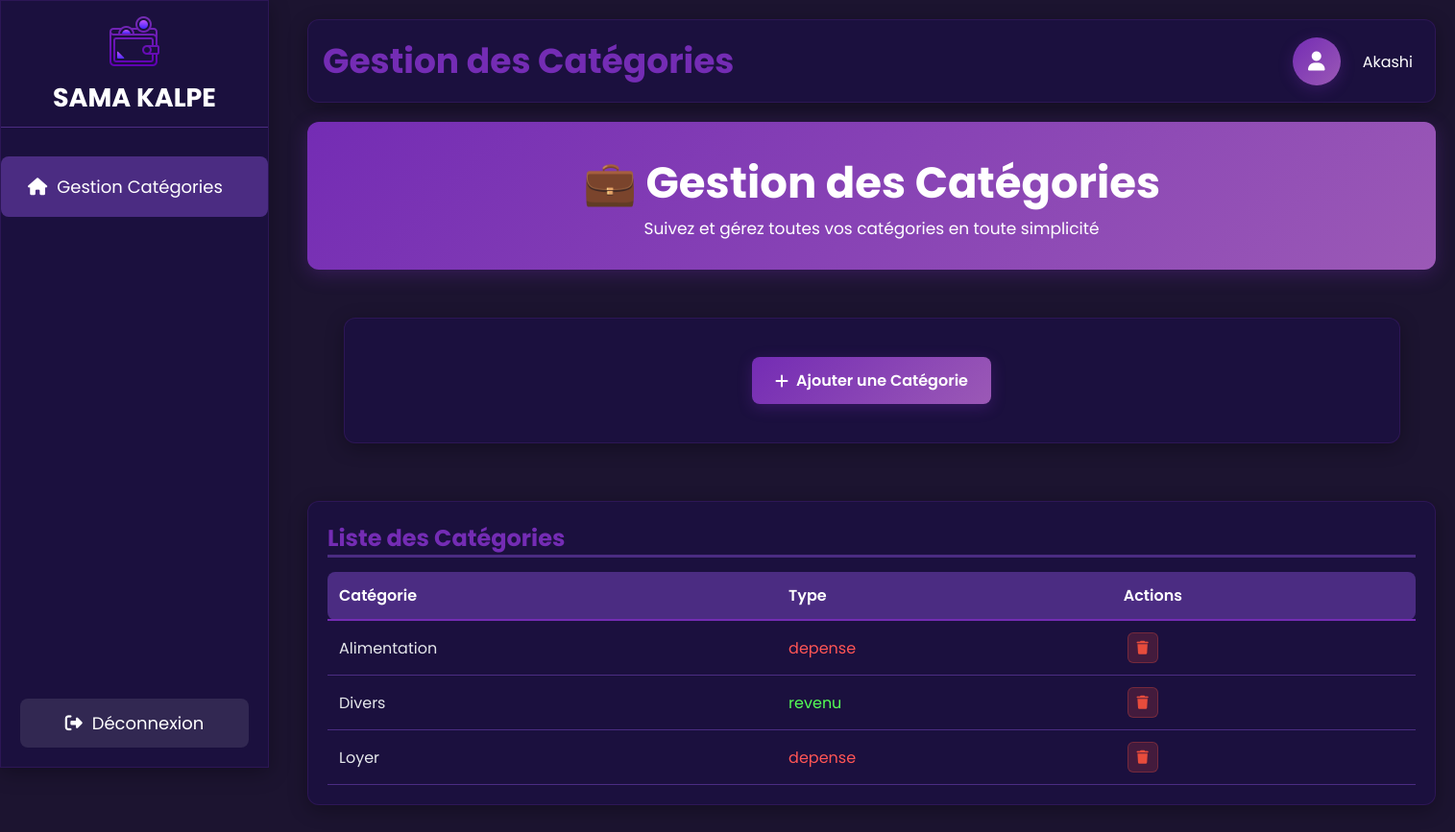
Page /gestion_categorie.php (signed in) on the earlier database version.
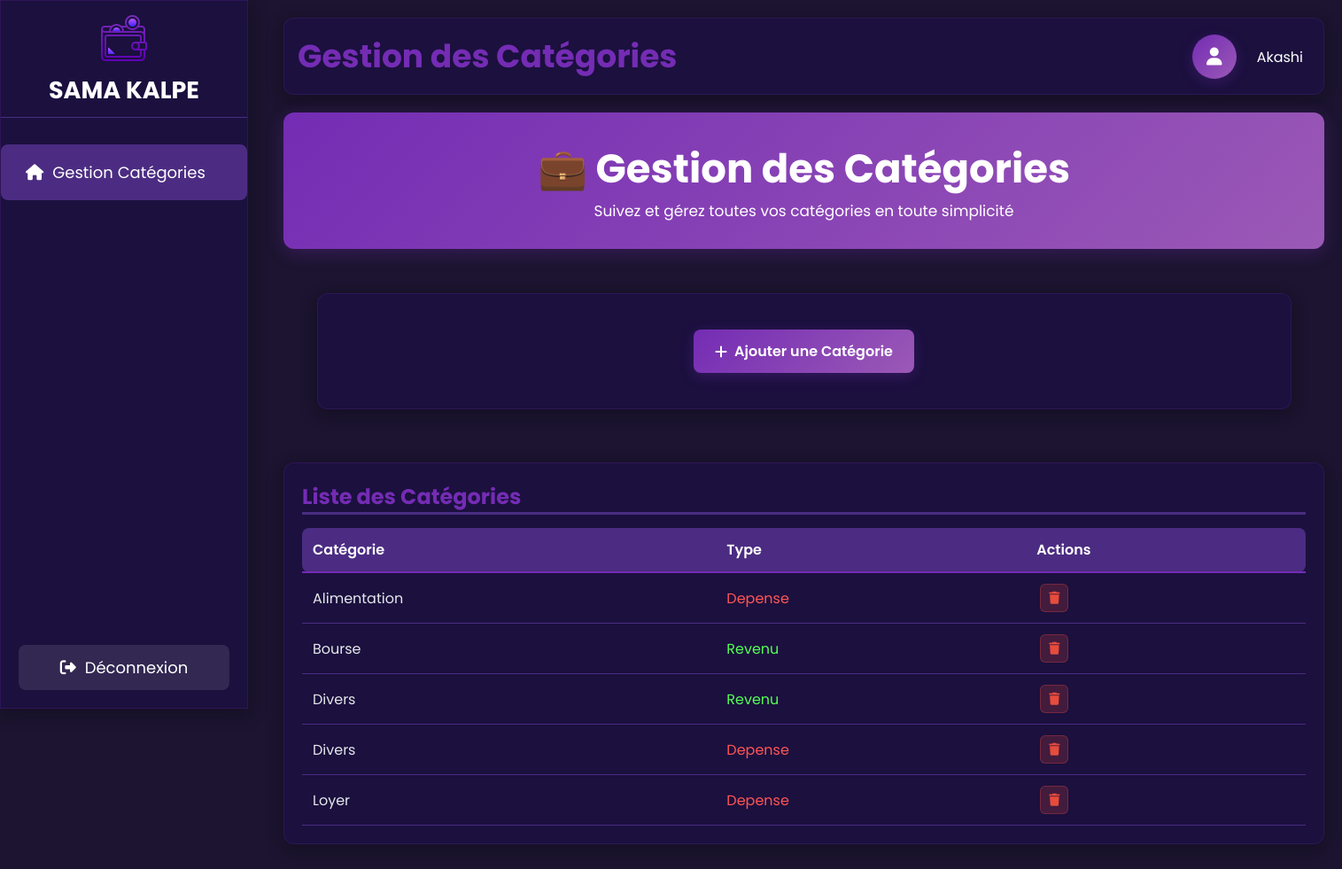
Same page on the later database version.
### tables this page shows
CREATE TABLE IF NOT EXISTS `utilisateur` (
  `ID_UTILISATEUR` int NOT NULL AUTO_INCREMENT,
  `ID_ROLE` int NOT NULL,
  `NOM_UTILISATEUR` varchar(255) DEFAULT NULL,
  `PRENOM` varchar(255) DEFAULT NULL,
  `EMAIL` varchar(255) DEFAULT NULL,
  `MOT_DE_PASSE` varchar(255) DEFAULT NULL,
  `CODE` int DEFAULT NULL,
  `FLAG_REINITIALISATION` tinyint(1) DEFAULT '0',
  PRIMARY KEY (`ID_UTILISATEUR`),
  KEY `ID_ROLE` (`ID_ROLE`)
);

CREATE TABLE IF NOT EXISTS `categorie` (
  `ID_CATEGORIE` int NOT NULL AUTO_INCREMENT,
  `ID_TYPE` int NOT NULL,
  `NOM_CATEGORIE` varchar(255) DEFAULT NULL,
  PRIMARY KEY (`ID_CATEGORIE`),
  KEY `ID_TYPE` (`ID_TYPE`)
);

CREATE TABLE IF NOT EXISTS `type` (
  `ID_TYPE` int NOT NULL AUTO_INCREMENT,
  `NOM_TYPE` varchar(255) NOT NULL,
  PRIMARY KEY (`ID_TYPE`)
);

### gestion_categorie.php (the view, shortened to what this page needs)
<?php
require_once __DIR__ . '/config/config.php';
$userId = $_SESSION['id'] ?? null;
$stmt = $mysqlClient->prepare("SELECT NOM_UTILISATEUR, PRENOM FROM utilisateur WHERE ID_UTILISATEUR = ?");
$stmt->execute([$userId]);
$user = $stmt->fetch(PDO::FETCH_ASSOC);
$sql = "
    SELECT
        c.ID_CATEGORIE,
        c.NOM_CATEGORIE,
        t.NOM_TYPE
    FROM categorie c
    JOIN type t ON c.ID_TYPE = t.ID_TYPE
    ORDER BY c.NOM_CATEGORIE
";
$stmt = $mysqlClient->prepare($sql);
$stmt->execute();
$categories = $stmt->fetchAll(PDO::FETCH_ASSOC);
?>
<!DOCTYPE html>
<html lang="fr">
<head>
    <link rel="stylesheet" href="https://cdnjs.cloudflare.com/ajax/libs/font-awesome/6.6.0/css/all.min.css">
    <link rel="stylesheet" href="CSS/accueil.css">
    <link rel="stylesheet" href="CSS/dropdown.css">
    <link rel="stylesheet" href="CSS/sidebar.css">
    <link rel="stylesheet" href="CSS/gestion_categorie.css">
</head>
<body>
<div class="container">
  <aside class="sidebar">
    <div class="titre">
      <a href="accueil.php"><img src="icone/logo.png" alt="logo" class="logo" style="cursor: pointer;"></a>
      <h1>SAMA KALPE</h1>
    </div>
    <ul>
      <li class="active";><a href="gestion_categorie.php" style="text-decoration: none;color:white"><i class="fa-solid fa-house"></i>Gestion Catégories</a></li>
    </ul>
    <div class="sidebar-footer">
      <a href="deconnexion.php" class="logout-sidebar">
        <i class="fa-solid fa-sign-out-alt"></i> Déconnexion
      </a>
    </div>
  </aside>
  <main class="main">
    <header class="header">
      <h1>Gestion des Catégories</h1>
      <div class="user-profile">
        <a href="profil.php" class="profile-btn">
          <i class="fa-solid fa-user"></i>
        </a>
        <div class="user-dropdown">
          <span class="user-name" onclick="toggleDropdown()"><?= htmlspecialchars($user['NOM_UTILISATEUR'] ?? 'Utilisateur') ?></span>
        </div>
      </div>
    </header>
    <section class="introduction">
      <h1>💼 Gestion des Catégories</h1>
      <p>Suivez et gérez toutes vos catégories en toute simplicité</p>
    </section>
    <div class="separator">
    <section style="width:1100px" class="actions-section">
      <div class="btn-container">
        <a href="ajout_categorie.php" class="btn-ajouter">
          <i class="fa-solid fa-plus"></i> Ajouter une Catégorie
        </a>
      </div>
    </section>
    </div>
    <section class="transactions">
      <h2>Liste des Catégories</h2>
      <div id="liste_categories" class="tab-content">
        <table class="transaction">
          <thead>
            <tr>
              <th>Catégorie</th>
              <th>Type</th>
              <th>Actions</th>
            </tr>
          </thead>
          <tbody>
            <?php if (!empty($categories)): ?>
  <?php foreach ($categories as $d): ?>
    <?php
      $type = $d['NOM_TYPE'] ?? '';
      $couleur = '';
      if (strtolower($type) === 'dépense' || strtolower($type) === 'depense') {
          $couleur = 'color: #ff5555';
      } elseif (strtolower($type) === 'revenu') {
          $couleur = 'color: #55ff55;';
      }
    ?>
    <tr>
      <td><?= htmlspecialchars($d['NOM_CATEGORIE'] ?? 'Non défini') ?></td>
      <td style="<?= $couleur ?>"><?= htmlspecialchars($type) ?></td>
      <td>
        <a href="supp_categorie.php?id=<?= (int)($d['ID_CATEGORIE'] ?? 0) ?>" class="btn-icon btn-supprimer" title="Supprimer" onclick="return confirm('Supprimer cette catégorie ?')">
          <i class="fa-solid fa-trash"></i>
        </a>
      </td>
    </tr>
  <?php endforeach; ?>
<?php else: ?>
  <tr>
    <td colspan="3" style="text-align: center; color: #bbb;">Aucune catégorie trouvée.</td>
  </tr>
<?php endif; ?>
          </tbody>
        </table>
      </div>
    </section>
  </main>
</div>
</body>
</html>

### CSS/accueil.css (style rules this page uses)
* { margin: 0; padding: 0; box-sizing: border-box; font-family: 'Poppins', sans-serif; }
body { background-color: #1C1430; color: white; height: 150vh; }
.container { display: grid; grid-template-columns: 300px 1fr; grid-template-areas: "sidebar main"; height: 100vh; }
.sidebar ul li a { display: block; width: 100%; height: 100%; padding: 0; margin: 0; text-decoration: none; }
.main { grid-area: main; display: grid; grid-template-columns: repeat(2, 1fr); grid-template-rows: auto auto auto auto; grid-template-areas: "header header" "introduction introduction" "solde solde" "stats1 stats2" "transactions transactions"; gap: 20px; padding: 20px; margin-left: 0 !important; }
.header { grid-area: header; background: #1b103e; box-shadow: 0 5px 20px rgba(0,0,0,0.3); border: 1px solid rgba(116, 48, 180, 0.2); padding: 15px; border-radius: 12px; font-size: 18px; display: flex; justify-content: space-between; align-items: center; }
.header h1 { color: #742CB4; }
.user-profile { display: flex; align-items: center; gap: 15px; }
.profile-btn { width: 50px; height: 50px; border-radius: 50%; background: linear-gradient(135deg, #742CB4 0%, #9B59B6 100%); border: none; color: white; font-size: 20px; cursor: pointer; box-shadow: 0 4px 15px rgba(116, 44, 180, 0.3); display: flex; align-items: center; justify-content: center; }
.introduction { grid-area: introduction; background: linear-gradient(135deg, #742CB4 0%, #9B59B6 100%); box-shadow: 0 5px 20px rgba(116, 48, 180, 0.3); padding: 30px; display: flex; flex-direction: column; justify-content: center; align-items: center; border-radius: 12px; }
.introduction p { font-size: 17px; }
.introduction h1 { font-size: 45px; }
.transactions { grid-area: transactions; background: #1b103e; box-shadow: 0 5px 20px rgba(0,0,0,0.3); border: 1px solid rgba(116, 48, 180, 0.2); padding: 20px; border-radius: 12px; }
.transactions h2 { margin-bottom: 15px; border-bottom: 3px solid #4b2c82; color: #742CB4; }
.transaction { width: 100%; border-collapse: collapse; margin-top: 15px; }
.transaction th { background: #4b2c82; color: white; padding: 12px; text-align: left; font-weight: 600; border-bottom: 2px solid #742CB4; }
.transaction td { padding: 12px; border-bottom: 1px solid #4b2c82; color: #e5e7eb; }
.transaction th:first-child, .transaction td:first-child { border-radius: 8px 0 0 8px; }
.transaction th:last-child, .transaction td:last-child { border-radius: 0 8px 8px 0; }

### CSS/dropdown.css (style rules this page uses)
.user-dropdown { position: relative; display: inline-block; }
.user-name { cursor: pointer; color: white; font-size: 16px; padding: 4px 8px; border-radius: 4px; transition: background-color 0.3s ease; }

### CSS/sidebar.css (style rules this page uses)
.sidebar { grid-area: sidebar; background: #1b103e; box-shadow: 0 5px 20px rgba(0,0,0,0.3); border: 1px solid rgba(116, 48, 180, 0.2); }
.titre { display: flex; padding: 10px; align-items: center; flex-direction: column; border-bottom: 1px solid #4b2c82; margin-bottom: 30px; }
.sidebar ul { list-style: none; }
.sidebar ul li { padding: 18px; margin-bottom: 20px; margin-left: px; border-radius: 8px; cursor: pointer; transition: 0.3s; }
.sidebar ul li i { margin-right: 10px; margin-left: 10px; }
.sidebar ul li:hover, .sidebar ul li.active { background: #4b2c82; }
.sidebar { position: fixed; top: 0; left: 0; height: 100vh; overflow-y: auto; z-index: 1000; width: 280px; font-size: large; }
.sidebar-footer { position: absolute; bottom: 20px; left: 20px; right: 20px; }
.logout-sidebar { display: flex; align-items: center; justify-content: center; gap: 10px; padding: 12px 16px; background-color: rgba(255, 255, 255, 0.1); color: white; text-decoration: none; border-radius: 8px; transition: background-color 0.3s; width: 100%; box-sizing: border-box; }
.main { padding: 20px; min-height: 100vh; }

Differences in the rows shown:
changed through a linked row, categorie "Alimentation": ID_TYPE.NOM_TYPE "depense" → "Depense"
added categorie: NOM_CATEGORIE "Bourse", ID_TYPE.NOM_TYPE "Revenu"
changed through a linked row, categorie (number 3 of 5 on the later page): ID_TYPE.NOM_TYPE "revenu" → "Revenu"
added categorie: NOM_CATEGORIE "Divers", ID_TYPE.NOM_TYPE "Depense"
changed through a linked row, categorie "Loyer": ID_TYPE.NOM_TYPE "depense" → "Depense"
